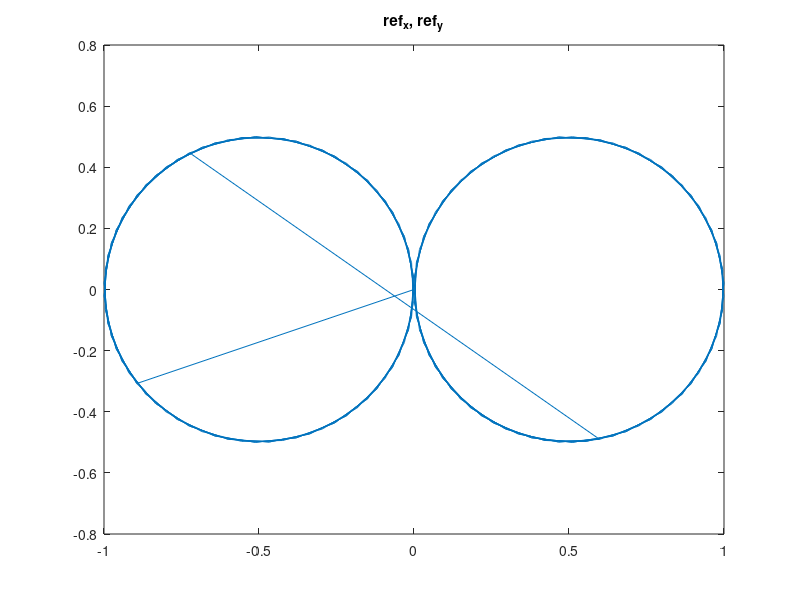
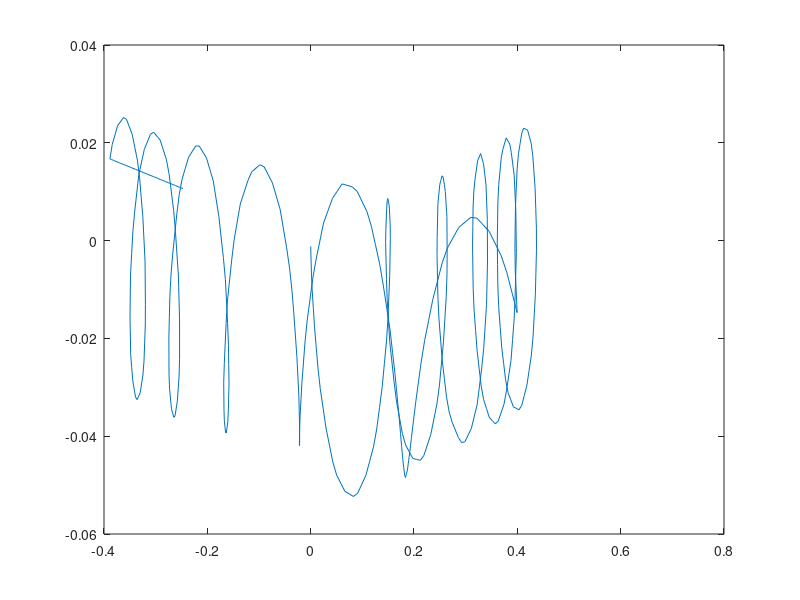

Here is the MATLAB script that generated these plots, in order: (Note: this script raises an error after producing the figures.)
mat = csvread("out.txt"); 

t = mat(:,1);

ref_x = mat(:, 2);
ref_y = mat(:, 3);


Ymponto_x = mat(:, 4);
Ymponto_y = mat(:, 5);

Ym_x = mat(:, 6);
Ym_y = mat(:, 7);

V_x = mat(:, 8);
V_y = mat(:, 9);

U_x = mat(:, 10);
U_y = mat(:, 11);

X_x = mat(:, 12);
X_y = mat(:, 13);
X_w = mat(:, 14);

Y_x = mat(:, 15);
Y_y = mat(:, 16);

plot(ref_x, ref_y);
title('ref_x, ref_y');

figure;
plot(Ym_x, Ym_y);
title('Ymx', 'Ymy');

figure;
plot(X_x, t);
title('Xc, t');

figure;
plot(X_y, t);
title('Yc, t');

figure;
plot(X_w, t);
title('Wc, t');

figure;
plot(X_x, X_y);
title('Xc, Yc');

%%
mat = csvread("out.txt"); 
x = mat(:,1);
y2 = mat(:,2);
y1= mat(:,3);
plot(y2,y1);
title('Grafico de (Xc(t),yc(t)) - Taxa de amostragem: 0.5');
legend('','','') ;



